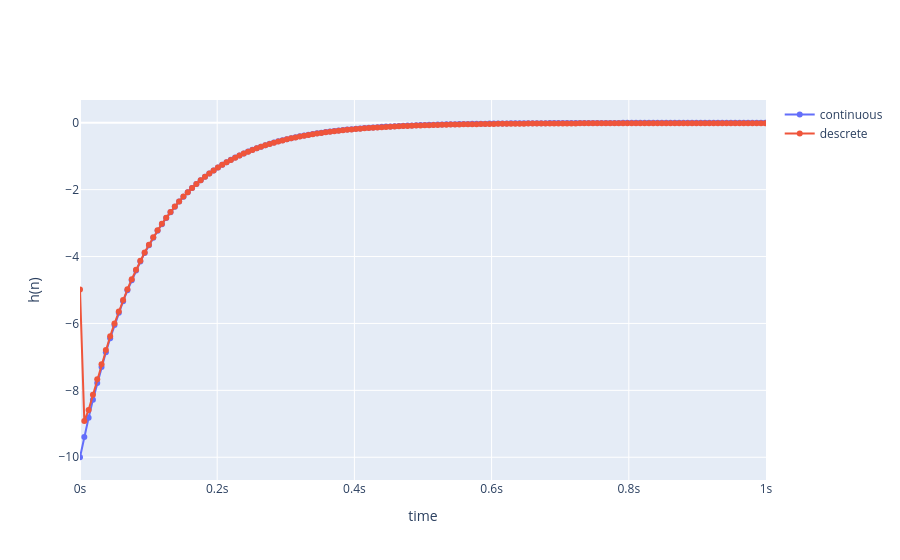

Notebook cell for this chart:
### Code cell
# d) 
# Berechne Impulsantwort aus Übertragungsfunktion 
# mit inverser Fouriertransformation

# # Option 1: manuel
# h = np.zeros(N, dtype=complex)
# for n in range(N):
#    h[n] = np.sum(H_disk * np.exp(1.0 * 1j * n * np.arange(N) * 2 * np.pi / N))

# Option 2: mit einer Toolbox
from scipy.fft import ifft
h = ifft(H_disk)

h = np.real(h)  # richtige Gewichtung
h = h / (T / 2) # auf richtige Zeitbasis beziehen

# Zeitbasis
t = np.arange(N) * T

# kontinuierliche "Lösung"
h_cont = -1 / tau * np.exp(-t / tau)

fig = go.Figure()
fig.add_trace(
    go.Scatter(
        x=t,
        y=h_cont,
        name='continuous',
        mode='lines+markers'
    )
)
fig.add_trace(
    go.Scatter(
        x=t,
        y=h,
        name='descrete',
        mode='lines+markers'
    )
)
fig.update_layout(
    # height=800,
    xaxis=dict(
        title='time', 
        ticksuffix='s',
        range=[0, 1],
    ),
    yaxis=dict(
        title='h(n)', 
        # type="log"
    ),
)
fig.show()

### Figure 1 — Plotly figure (JSON) as saved in the notebook; plotly's stock layout.template omitted (floating-point values rounded to 4 significant figures; data arrays with more than 128 entries replaced by an {"elided": "..."} marker saying what was removed)
{"data": [{"mode": "lines+markers", "name": "continuous", "type": "scatter", "x": {"elided": "10000 float values"}, "y": {"elided": "10000 float values"}}, {"mode": "lines+markers", "name": "descrete", "type": "scatter", "x": {"elided": "10000 float values"}, "y": {"elided": "10000 float values"}}], "layout": {"xaxis": {"range": [0, 1], "ticksuffix": "s", "title": {"text": "time"}}, "yaxis": {"title": {"text": "h(n)"}}}}
